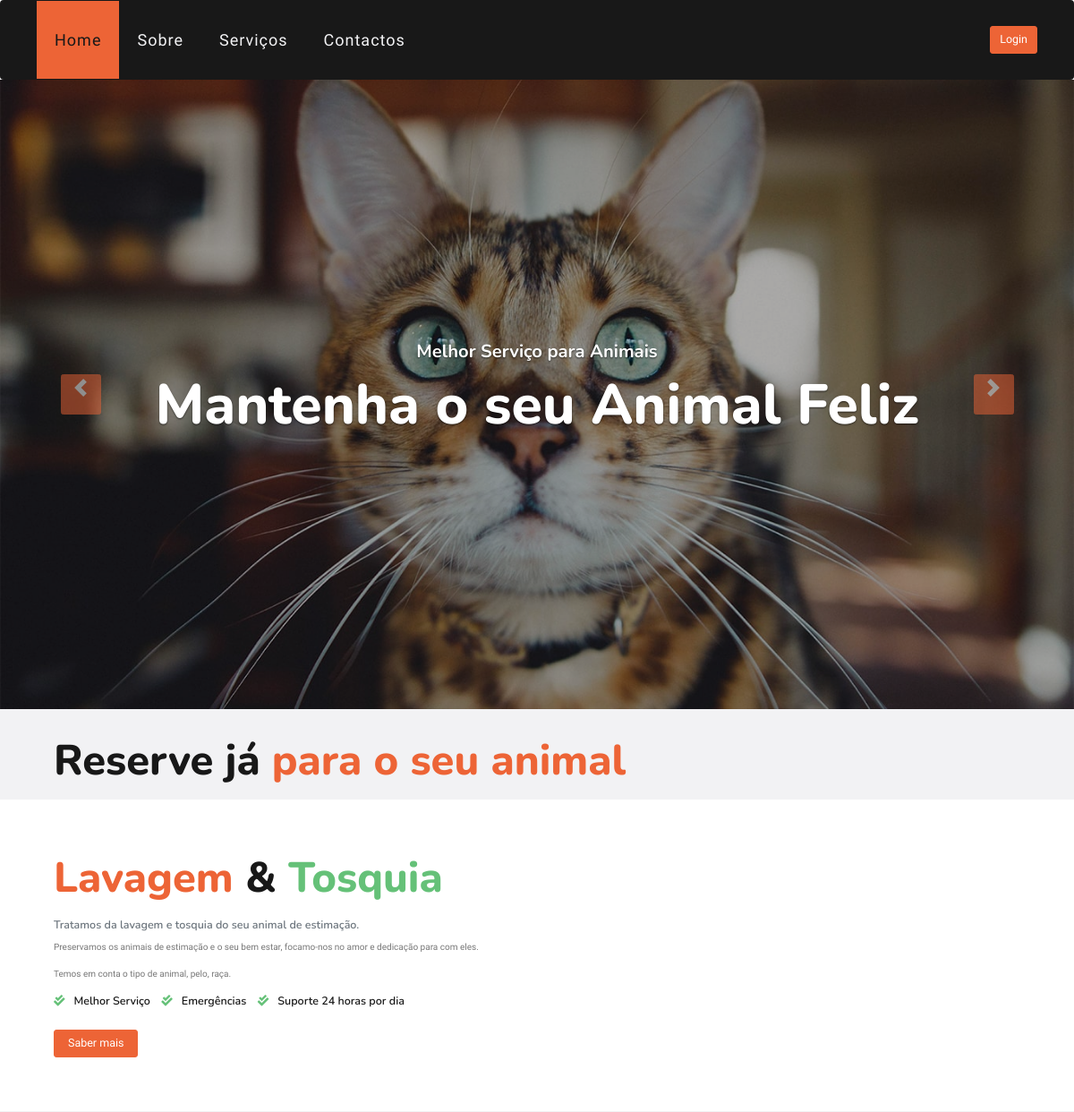
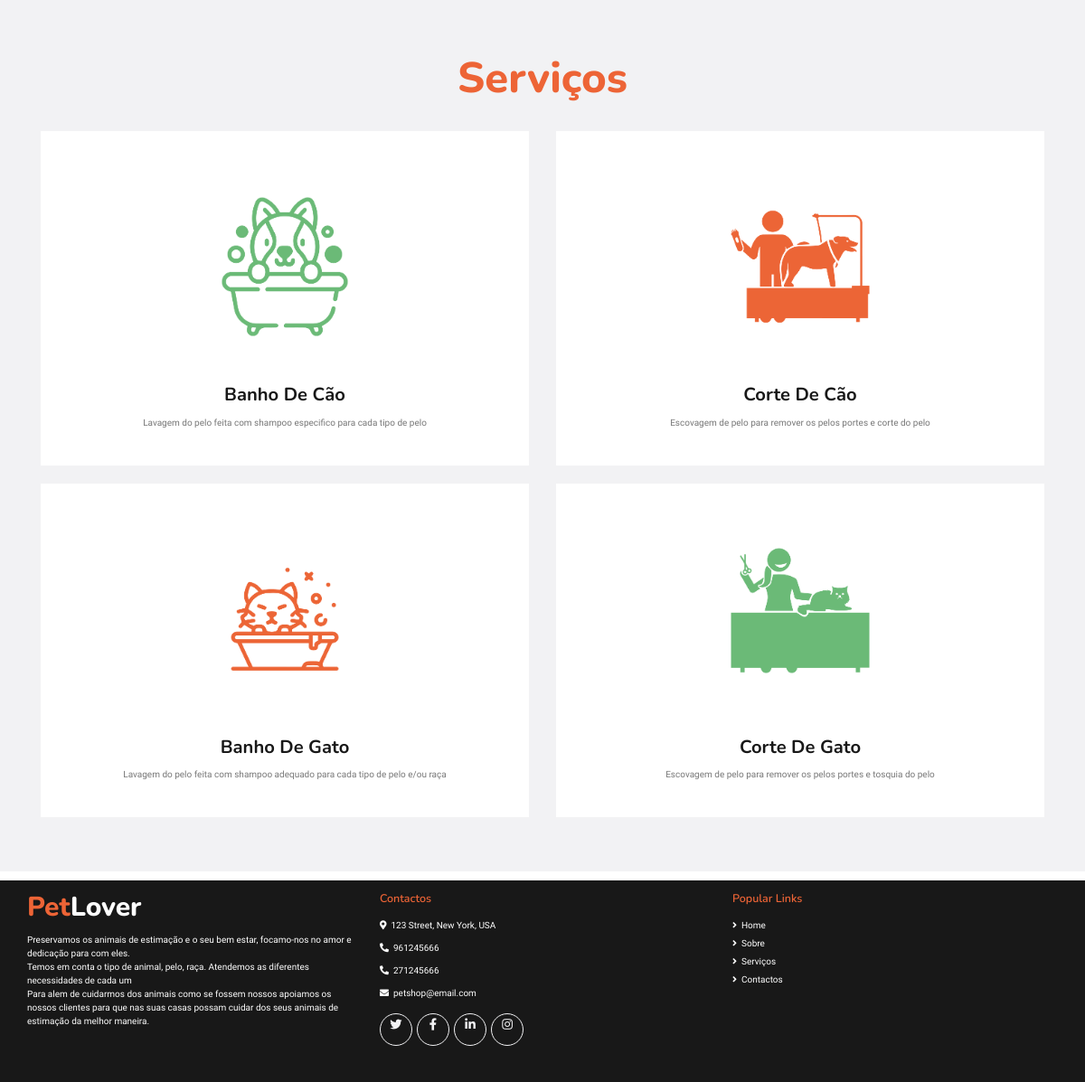
The page /paginas/index.php on the database its author committed (2 pictures, top to bottom).
### tables this page shows
CREATE TABLE `servicos` (
  `id` int(11) NOT NULL,
  `nomeServico` text NOT NULL,
  `descricao` text NOT NULL,
  `duracao` int(11) NOT NULL,
  `preco` int(11) NOT NULL,
  `imagem` varchar(60) NOT NULL
);

### paginas/index.php (the view, shortened to what this page needs)
<!DOCTYPE html>
<html>
<?php
require 'head.php';
$servicos = mysqli_query($conn, "SELECT * FROM servicos");
?>
<body>
    <?php require 'header.php'; ?>
    <div class="container-fluid p-0">
        <div id="header-carousel" class="carousel slide" data-ride="carousel">
            <div class="carousel-inner">
                <div class="carousel-item active">
                    <img class="w-100" src="carousel-1.jpg" alt="Image">
                    <div class="carousel-caption d-flex flex-column align-items-center justify-content-center">
                        <div class="p-3" style="max-width: 900px;">
                            <h3 class="text-white mb-3 d-none d-sm-block">Melhor Serviço para Animais</h3>
                            <h1 class="display-3 text-white mb-3">Mantenha o seu Animal Feliz</h1>
                        </div>
                    </div>
                </div>
            </div>
            <a class="carousel-control-prev" href="#header-carousel" data-slide="prev">
                <div class="btn btn-primary rounded" style="width: 45px; height: 45px;">
                    <span class="carousel-control-prev-icon mb-n2"></span>
                </div>
            </a>
            <a class="carousel-control-next" href="#header-carousel" data-slide="next">
                <div class="btn btn-primary rounded" style="width: 45px; height: 45px;">
                    <span class="carousel-control-next-icon mb-n2"></span>
                </div>
            </a>
        </div>
    </div>
    <div class="container-fluid bg-light pt-5">
        <div class="container">
            <div class="row align-items-center">
                <div class="col-lg-12 py-5 py-lg-0 px-3 px-lg-5">
                    <h1 class="display-4 mb-4">Reserve já <span class="text-primary">para o seu animal</span></h1>
                </div>
            </div>
        </div>
    </div>
    <div class="container py-5">
        <div class="row py-5">
            <div class="col-lg-7 pb-5 pb-lg-0 px-3 px-lg-5">
                <h1 class="display-4 mb-4"><span class="text-primary">Lavagem</span> & <span class="text-secondary">Tosquia</span></h1>
                <h5 class="text-muted mb-3">Tratamos da lavagem e tosquia do seu animal de estimação.</h5>
                <p class="mb-4"> Preservamos os animais de estimação e o seu bem estar, focamo-nos no amor e dedicação para com eles. </p>
                <p class="mb-4"> Temos em conta o tipo de animal, pelo, raça.</p>
                <ul class="list-inline">
                    <li>
                        <h5><i class="fa fa-check-double text-secondary mr-3"></i>Melhor Serviço</h5>
                    </li>
                    <li>
                        <h5><i class="fa fa-check-double text-secondary mr-3"></i>Emergências</h5>
                    </li>
                    <li>
                        <h5><i class="fa fa-check-double text-secondary mr-3"></i>Suporte 24 horas por dia</h5>
                    </li>
                </ul>
                <a href="sobre.php" class="btn btn-lg btn-primary mt-3 px-4">Saber mais</a>
            </div>
            <div class="col-lg-5">
                <div class="row px-3">
                    <div class="col-12 p-0">
                    </div>
                    <div class="col-6 p-0">
                    </div>
                    <div class="col-6 p-0">
                    </div>
                </div>
            </div>
        </div>
    </div>
    <div class="container-fluid bg-light pt-5">
        <div class="container py-5">
            <div class="d-flex flex-column text-center mb-5">
                <h1 class="display-4 m-0"><span class="text-primary">Serviços</span> </h1>
            </div>
            <div class="row pb-3">
                <?php
                while ($servicoInfo = mysqli_fetch_array($servicos)) {
                ?>
                    <div class="col-md-12 col-lg-6 mb-4">
                        <div class="d-flex flex-column text-center bg-white mb-2 p-3 p-sm-5">
                            <img class="img-fluid w-50 align-self-center" src="<?php echo $servicoInfo['imagem'] ?>">
                            <h3 class="mb-3 text-capitalize"> <?php echo $servicoInfo['nomeServico'] ?> </h3>
                            <p> <?php echo $servicoInfo['descricao'] ?> </p>
                        </div>
                    </div>
                <?php } ?>
            </div>
        </div>
    </div>
    <?php require 'footer.php'; ?>
</body>
</html>

### rows shown on the page
servicos: imagem (picture), nomeServico "Banho De Cão", descricao "Lavagem do pelo feita com shampoo especifico para cada tipo de pelo"
servicos: imagem (picture), nomeServico "Corte De Cão", descricao "Escovagem de pelo para remover os pelos portes e corte do pelo"
servicos: imagem (picture), nomeServico "Banho De Gato", descricao "Lavagem do pelo feita com shampoo adequado para cada tipo de pelo e/ou raça"
servicos: imagem (picture), nomeServico "Corte De Gato", descricao "Escovagem de pelo para remover os pelos portes e tosquia do pelo"
